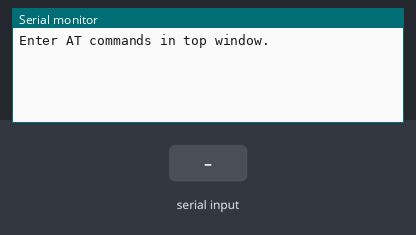
This sketch was run on a simulated Arduino Mega 2560, built with avr-gcc and run on an emulated ATmega2560. Shown: the last lines printed to the serial monitor. Inputs (shaded band) come from the test bench.

Above: at 6.2 s.
6.3 s: "1" received over the second serial link
At 7.0 s:
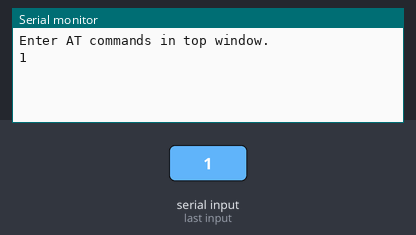
7.8 s: "0" received over the second serial link
At 9.3 s:
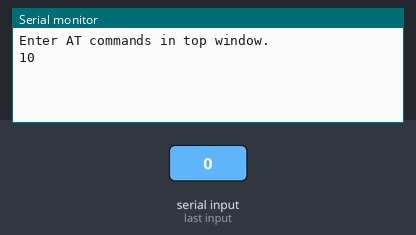

Measured:
- after the input at 6.3 s, the serial monitor: prints a new line at once (image 1)
- after the input at 7.8 s, the serial monitor: prints a new line at once (image 2)

The sketch:

HC05_AT.ino
```cpp
// This code is based on the "YourDuino.com Example: BlueTooth HC-05 Setup"
// Make sure that you started the HC-05 in AT mode by holding the button during start up

void setup()
{
  Serial.begin(9600);   // For the Arduino IDE Serial Monitor
  delay(5000);
  Serial.println("Enter AT commands in top window.");
  Serial3.begin(38400); // HC-05 default speed in AT command mode

}


void loop()
{
  // READ from HC-05 and WRITE to Arduino Serial Monitor
  if (Serial3.available())
    Serial.write(Serial3.read());

  // READ Arduino Serial Monitor and WRITE to HC-05
  if (Serial.available()){
    //char c = Serial.read();
    Serial3.write(Serial.read());
    //Serial.write(c);
  }
}
```
